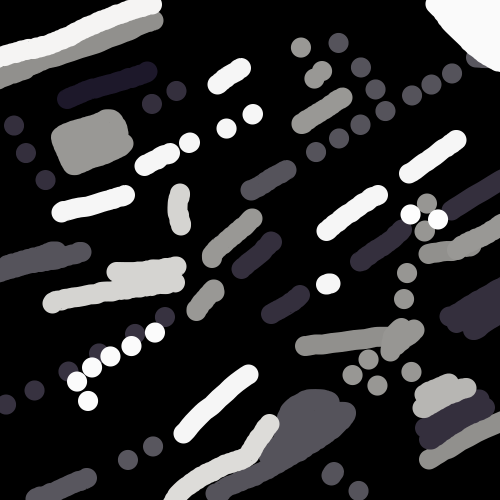
#> input picture permeability.bmp, 1000 x 1000 px, found by its file name (shown at 1/2 size)
$ python plot_permeability_map.py
#> lines starting #> are read from the running program, lines starting #| are printed output that depends on the picture
#!/usr/bin/env python3
"""
Convert bitmap to perfect grayscale, map values to 1–1000 (permeability),
and display using a colorful colormap with pump and drain locations.
"""

import numpy as np
from PIL import Image
import matplotlib.pyplot as plt

input_bitmap = "./permeability.bmp"
output_grayscale = "permeability_grayscale.bmp"
output_scaled = "permeability_scaled.npy"

img = Image.open(input_bitmap).convert("L")
gray = np.array(img, dtype=np.float32)

min_val = gray.min()
#> min_val = 0
max_val = gray.max()
#> max_val = 253
permeability = 1 + (gray - min_val) * (999 / (max_val - min_val))

sources = [(0.4, 0.85), (0.9, 0.2)]
sinks   = [(0.9, 0.80), (0.25, 0.25)]

H, W = gray.shape
#> H = 1000; W = 1000

def to_pixel_coords(pt):
    x, y = pt
    return (x * W, (1 - y) * H)

sources_px = [to_pixel_coords(p) for p in sources]
#> sources_px = [(400, 150), (900, 800)]
sinks_px   = [to_pixel_coords(p) for p in sinks]
#> sinks_px = [(900, 200), (250, 750)]

plt.figure(figsize=(8, 6))
plt.imshow(permeability, cmap="plasma")
plt.colorbar(label="Permeability")
plt.title("Permeability Map with pumps and drains")
plt.axis("off")

# Draw sources (injection wells)
for i, (x, y) in enumerate(sources_px):
    if i == 0:
        plt.scatter(x, y, s=120, facecolors='none', edgecolors='white',
                    linewidths=4, label="Source (Pump)")
    else:
        plt.scatter(x, y, s=120, facecolors='none', edgecolors='white',
                    linewidths=4)

# Draw sinks (extraction wells)
for i, (x, y) in enumerate(sinks_px):
    if i == 0:
        plt.scatter(x, y, s=160, marker='x', color='white',
                    linewidths=4, label="Sink (Drain)")
    else:
        plt.scatter(x, y, s=160, marker='x', color='white', linewidths=4)

# Add legend (in upper left corner)
plt.legend(loc="upper left", facecolor="black", labelcolor="white")

# Save result
plt.savefig("permeability_with_pumps.png", dpi=200, bbox_inches="tight")
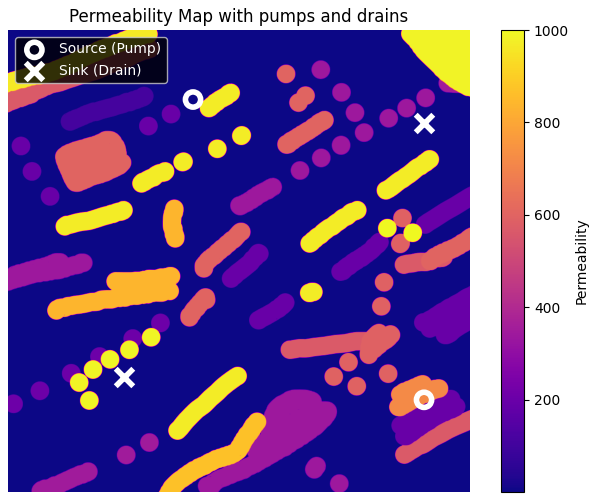
#> figure drawn by matplotlib, 2 panels
